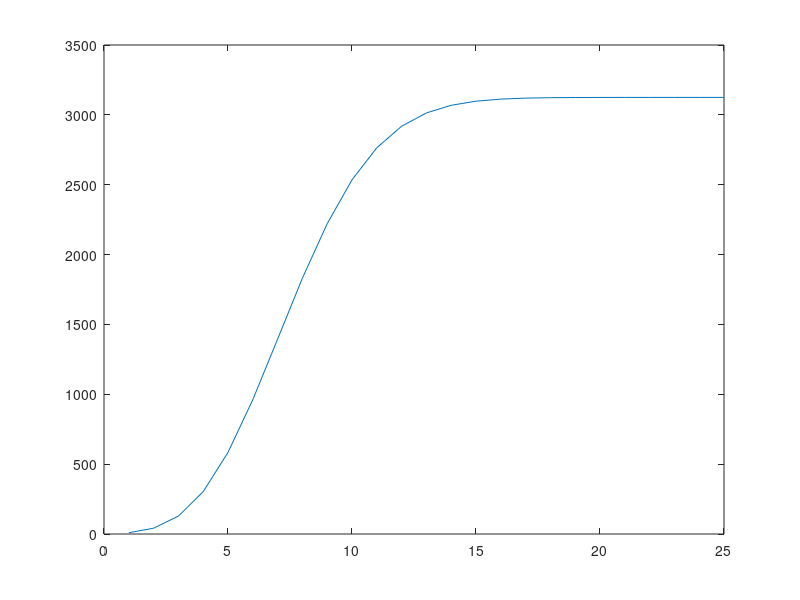

Write the MATLAB code that produced this figure.
clear all; close all; clc

x = input('Type the value of x (different from 0): ')
a = input('Type the value of a (different from 0): ')
S = 1;    % Khoi tao S(0)
n=1;
S(n)= S + (log(a))^n*x^n/factorial(n); 
while 1
    n = n + 1;
    S(n) = S(n-1) + (log(a))^n*x^n/factorial(n);
    error = abs(S(n) - S(n-1))/abs(S(n-1));
    if error < 10^(-6)
        break;
    end
end

fprintf('The value of a^x is %10.5f \n',S(n))
plot(1:n, S)